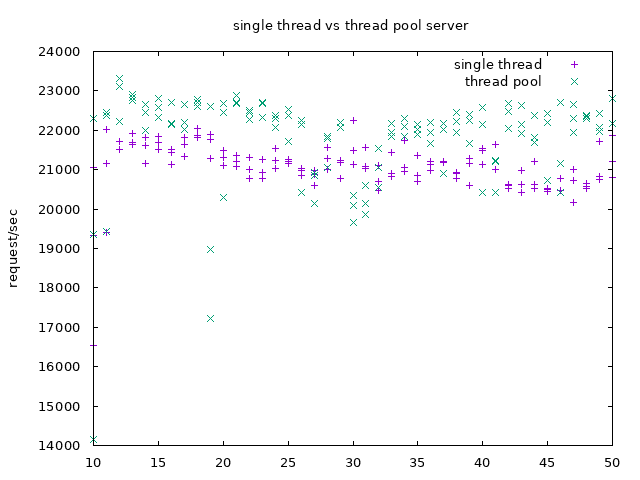

The script that saved this image:
reset
set ylabel 'request/sec'
set title 'single thread vs thread pool server'
set key right top
set term png enhanced font 'Verdana,10'
set output 'exp1.png'
plot [:][:] \
'single.out' using 1:2 with points title "single thread",\
'tp.out' using 1:2 with points title "thread pool",\